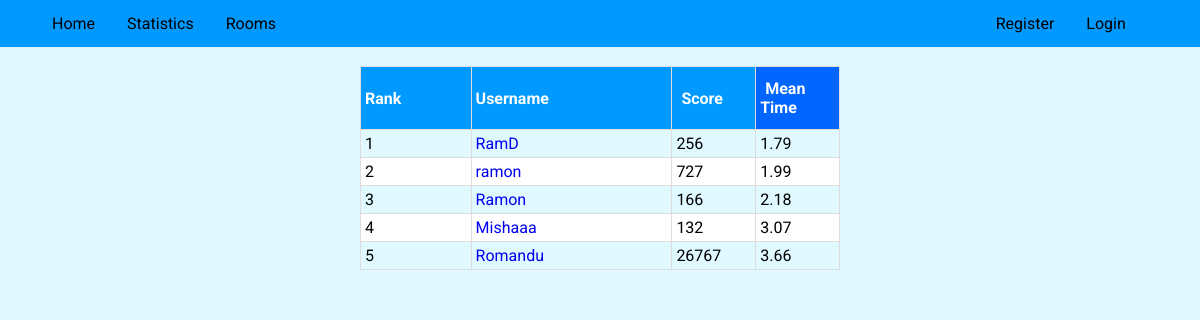
Before: /leaderboards/MGT with the older database file.
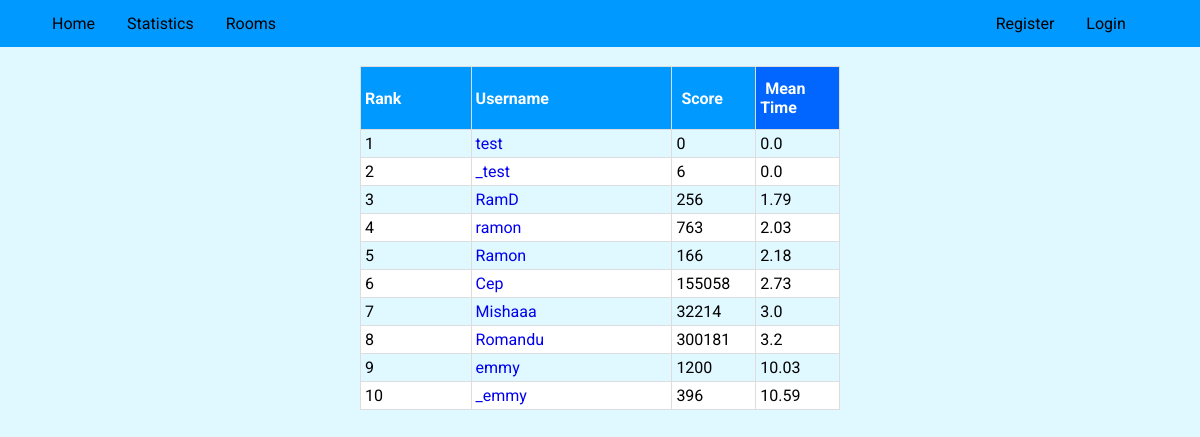
After: the same page with the newer database file.
### tables this page shows
CREATE TABLE users (userID integer PRIMARY KEY, username text, password text, Score integer DEFAULT 0, Time float DEFAULT 0, Guess_Count integer DEFAULT 0, MGT float DEFAULT 0);

### app.py (the view)
@app.route('/leaderboards/<stat>')
def leaderboards(stat):
    if stat == "MGT":
        Database = db.execute("SELECT * FROM users ORDER BY mgt ASC")
    else:
        Database = db.execute("SELECT * FROM users ORDER BY Score DESC")
    return render_template("leaderboards.html", Database = Database, username = session.get("username", "guest"), stat = stat, rooms = all_rooms)

### template/leaderboards.html (shortened to what this page needs)
{% extends "layout.html" %}
{% block body %}
  <br>
  <div class = table_container>
    <table id="stats_table">
    <thead>
      <tr>
        <th>Rank</th>
        <th>Username</th>
        <th style = width:17.5% id = score><a href = "{{ url_for('leaderboards', stat='Scores') }}" class='nolink'>Score</a></th>
        <th style = width:17.5% id = mgt><a href = "{{ url_for('leaderboards', stat='MGT') }}" class='nolink'>Mean Time</a></th>
      </tr>
    </thead>
    <tbody>
      {% for row in Database %}
        <tr>
          <td>{{ loop.index0 + 1 }}</td>
          {% if username == row.username %}
          <td><a href= "{{url_for('profile', user = row.username)}}" class = 'Users'><b>{{ row.username }}</b></a></td>
          {% else %}
          <td><a href= "{{url_for('profile', user = row.username)}}" class = 'Users'>{{ row.username }} </a></td>
          {% endif %}
          <td>{{ row.Score }} </td>
          <td>{{ row.MGT }} </td>
        </tr>
      {% endfor %}
    </tbody>
  </table>
  </div>
{% endblock %}

### template/layout.html (shortened to what this page needs)
<!DOCTYPE html>
<html lang="en">
    <head>
        <link href="/static/styles.css" rel="stylesheet">
    </head>
      <body>
        <div>
        <div class="navbar" >
          <div class = 'GameNav'>
          <a href="{{ url_for('main') }}">Home</a>
        <div class="subnav">
          <button class="subnavbtn">Statistics </button>
          </div>
          <div class="subnav">
          <button class="subnavbtn">Rooms </button>
              </div>
            <div class = logregBtn>
              {% if username == "guest" %}
              <a href="{{ url_for('register') }}" method = "post">Register</a>
              <a href="{{ url_for('login') }}" method = "post">Login</a>
              {% endif %}
            </div>
        </div>
      </div>
      {% block body %}{% endblock %}
    </body>
</html>

### static/styles.css (style rules this page uses)
html { font-size: 100%; box-sizing: border-box; }
*, *::before, *::after { box-sizing: inherit; }
body { margin: 0; padding: 0; background: #e0f8ff; font-family: 'Roboto', sans-serif; }
* { box-sizing:border-box }
.navbar { overflow: hidden; background-color: #0099ff; }
.navbar a { float: left; font-size: 16px; color: black; text-align: center; padding: 14px 16px; text-decoration: none; }
.subnav { float: left; overflow: hidden; }
.subnav .subnavbtn { font-size: 16px; border: none; outline: none; color: black; padding: 14px 16px; background-color: inherit; font-family: inherit; margin: 0; }
.table_container { width: 40%; margin: auto; overflow: auto; height: 600px; min-width: 400px; }
#stats_table { border-collapse: collapse; width: 100%; }
#stats_table td, #stats_table th { border: 1px solid #ddd; padding: 4px; }
#stats_table tr:nth-child(even) { background-color: white; }
#stats_table th { padding-top: 12px; padding-bottom: 12px; text-align: left; background-color: #0099ff; color: white; }
.nolink { text-decoration: none; background-color: none; color: white; padding: 5px; }
.Users { text-decoration: none; background-color: none; }
.logregBtn { float:right; margin-right: 5%; }
.GameNav { margin-left: 3%; }

Changed rows visible on the page:
added users: username "test", Score "0", MGT "0.0"
added users: username "_test", Score "6", MGT "0.0"
changed users "ramon": Score "727" → "763"; MGT "1.99" → "2.03"
added users: username "Cep", Score "155058", MGT "2.73"
changed users "Mishaaa": Score "132" → "32214"; MGT "3.07" → "3.0"
changed users "Romandu": Score "26767" → "300181"; MGT "3.66" → "3.2"
added users: username "emmy", Score "1200", MGT "10.03"
added users: username "_emmy", Score "396", MGT "10.59"
